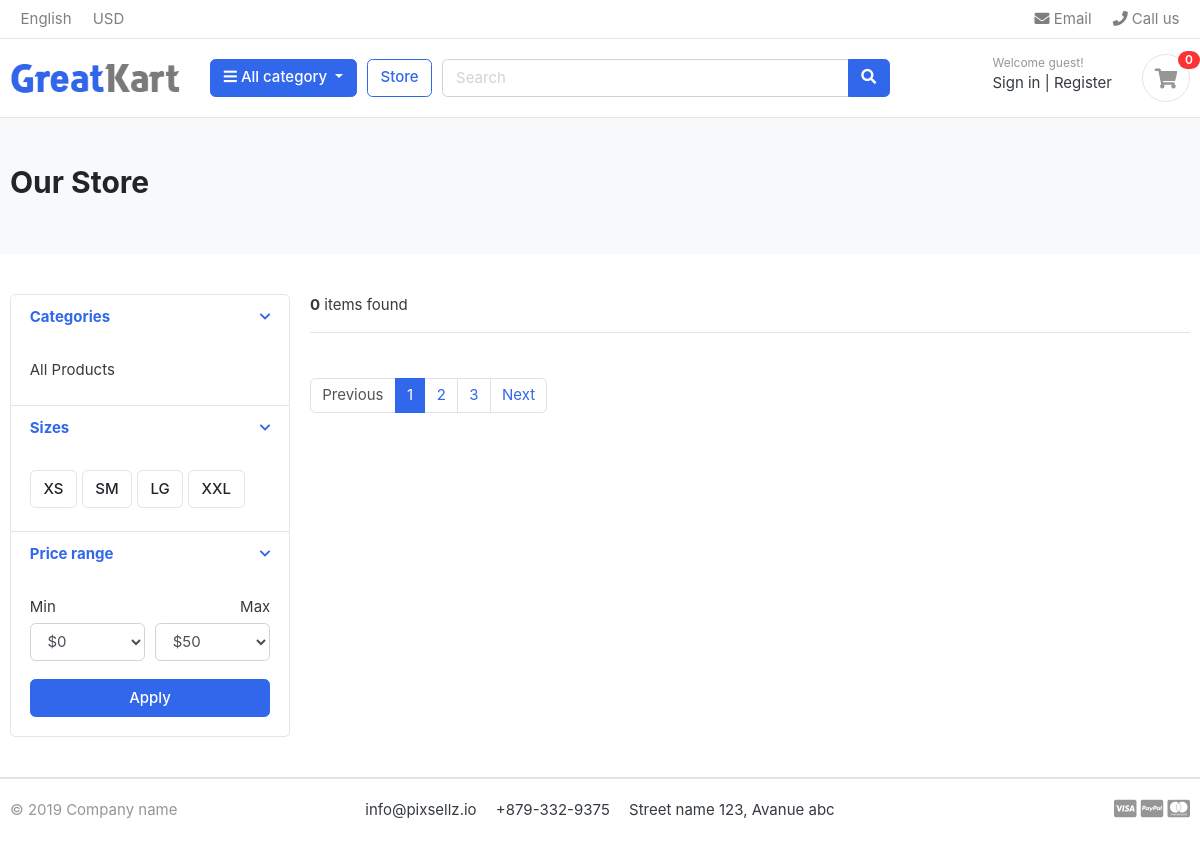
The app's page /store/, older data.
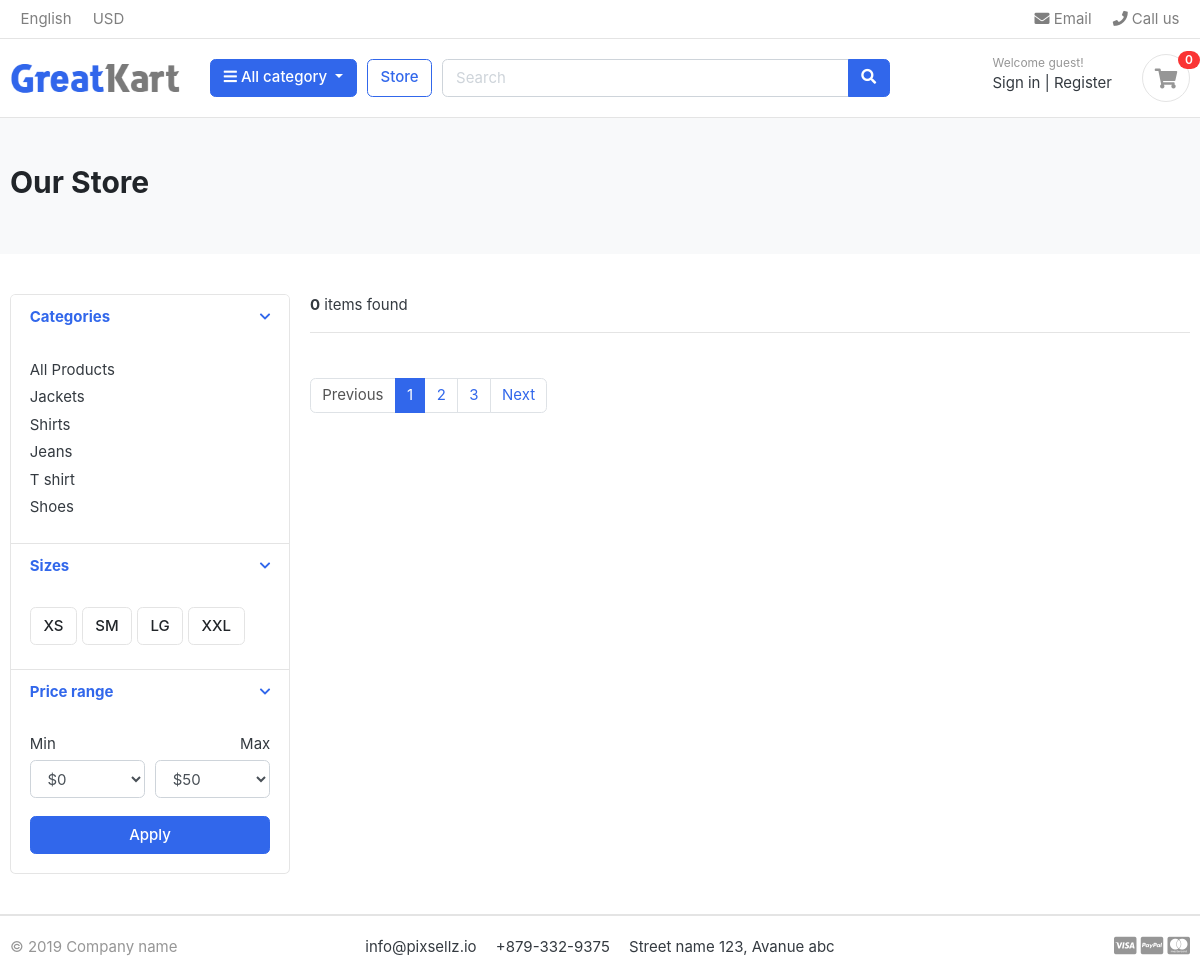
The same page, newer data.
### category/models.py (models this page shows, shortened)
class Category(models.Model):
    category_name = models.CharField(max_length=100, unique=True)
    slug = models.SlugField(unique=True)
    description = models.TextField(max_length=255, null=True, blank=True)
    category_image = models.ImageField(upload_to='photos/categories', blank=True)
    class Meta:
        verbose_name = 'Category'
        verbose_name_plural = 'Categories'
    def get_url(self):
        return reverse('products_by_category', args=[self.slug])

### store/views.py (the view)
# urls.py: path('store/', include('store.urls')),
def store(request, category_slug=None):
    category = None
    products = None
    if category_slug != None :
        categories = get_object_or_404(Category, slug=category_slug)
        products = Product.objects.filter(category=categories, is_available=True)
    else:
        products = Product.objects.all().filter(is_available=True)
    context = {'products': products}
    return render(request,'store/store.html', context)

### category/context_processors.py (called while the page is built)
def category_links(request):
    links = Category.objects.all()
    return dict(category_links=links)

### templates/store/store.html (shortened to what the changed rows need)
{% extends 'base.html' %}
{% load static %}
{% block content %}
<section class="section-pagetop bg">
    <div class="container">
        <h2 class="title-page">Our Store</h2>
    </div>
    </section>
    <section class="section-content padding-y">
    <div class="container">
    <div class="row">
        <aside class="col-md-3">
    <div class="card">
        <article class="filter-group">
            <div class="filter-content collapse show" id="collapse_1" style="">
                <div class="card-body">
                    <ul class="list-menu">
                    {% for category in category_links %}
                    <li><a href="{{ category.get_url }}">{{category.category_name}}  </a></li>
                    {% endfor %}
                    </ul>
                </div>
            </div>
        </article>
    </div>
        </aside>
    </div>
    </div>
    </section>
{% endblock content %}

Row changes from the older to the newer data that the page shows:
added Category: category_name "Jackets"
added Category: category_name "Shirts"
added Category: category_name "Jeans"
added Category: category_name "T shirt"
added Category: category_name "Shoes"
